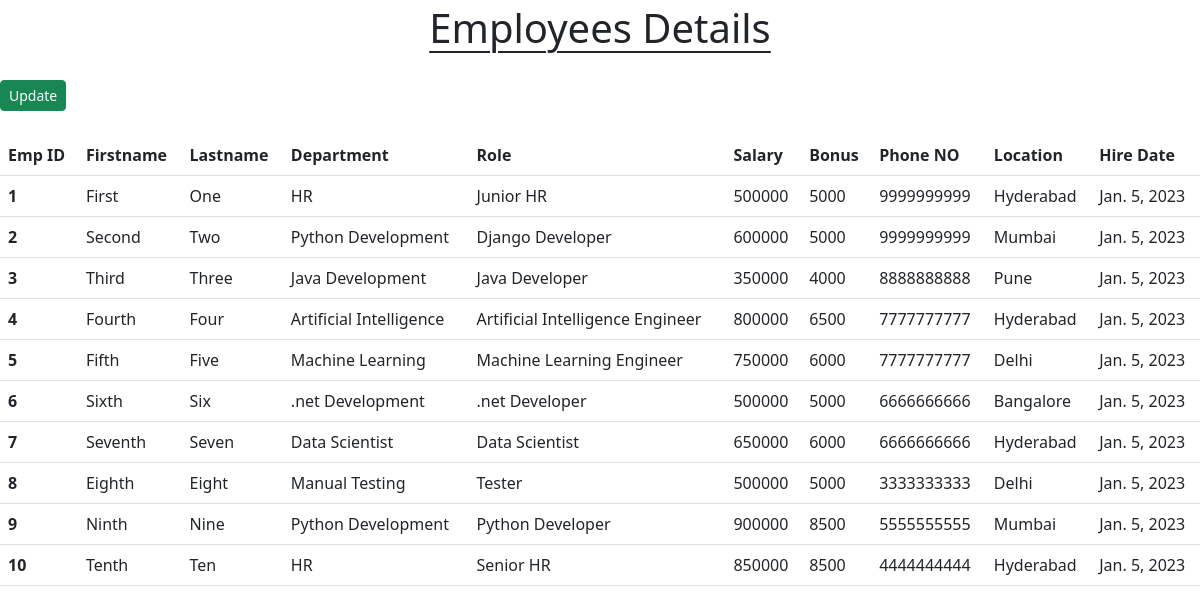
The page /all-emp on the database as committed earlier.
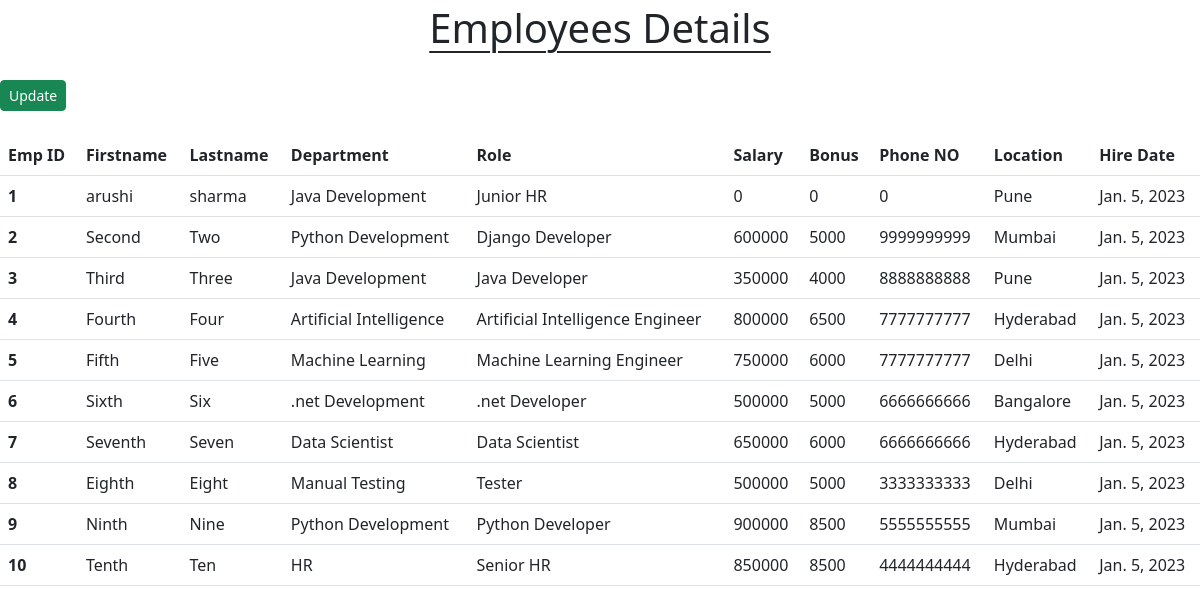
The same page on the database as committed later.
### emp_app/models.py (models this page shows, shortened)
class Employee(models.Model):
    emp_id = models.AutoField(primary_key=True)
    first_name = models.CharField(max_length=50, null=False)
    last_name = models.CharField(max_length=50)
    dept = models.ForeignKey(Department, on_delete=models.CASCADE)
    salary = models.IntegerField(default=0)
    bonus = models.IntegerField(default=0)
    role = models.ForeignKey(Role, on_delete=models.CASCADE)
    phone_num = models.IntegerField(default=0)
    hire_date = models.DateField()

class Department(models.Model):
    name = models.CharField(max_length=50, null=False)
    location = models.CharField(max_length=100)

class Role(models.Model):
    name = models.CharField(max_length=50, null=False)

### emp_app/views.py (the view)
# urls.py: path('all-emp', views.allEmp, name='all-emp'),
def allEmp(request):
    emps = Employee.objects.all()
    context = {
        'emps' : emps
    }
    return render(request, 'all_emp.html', context)

### emp_app/templates/all_emp.html (shortened to what this page needs)
<!doctype html>
<html lang="en">
  <head>
    <link href="https://cdn.jsdelivr.net/npm/bootstrap@5.3.0-alpha1/dist/css/bootstrap.min.css" rel="stylesheet">
  </head>
  <body>
    <h1 class="text-center AED my-1">Employees Details</h1>
    <br>
    <a href="/emp/update-emp/{{e.id}}" class="btn btn-success btn-sm">Update</a>
    <table class="table my-4">
      <thead>
        <tr>
          <th scope="col">Emp ID</th>
            <th scope="col">Firstname</th>
            <th scope="col">Lastname</th>
            <th scope="col">Department</th>
            <th scope="col">Role</th>
            <th scope="col">Salary</th>
            <th scope="col">Bonus</th>
            <th scope="col">Phone NO</th>
            <th scope="col">Location</th>
            <th scope="col">Hire Date</th>
          </tr>
        </thead>
        <tbody>
          {% for emp in emps %}
          <tr>
            <th scope="row">{{emp.emp_id}}</th>
            <td>{{emp.first_name}}</td>
            <td>{{emp.last_name}}</td>
            <td>{{emp.dept.name}}</td>
            <td>{{emp.role.name}}</td>
            <td>{{emp.salary}}</td>
            <td>{{emp.bonus}}</td>
            <td>{{emp.phone_num}}</td>
            <td>{{emp.dept.location}}</td>
            <td>{{emp.hire_date}}</td>
          </tr>
          {% endfor %}
        </tbody>
      </table>
  </body>
</html>

Rows that differ between the two databases and show on the page:
changed Employee "Junior HR": first_name "First" → "arushi"; last_name "One" → "sharma"; dept.name "HR" → "Java Development"; salary "500000" → "0"; bonus "5000" → "0"; phone_num "9999999999" → "0"; dept.location "Hyderabad" → "Pune"
